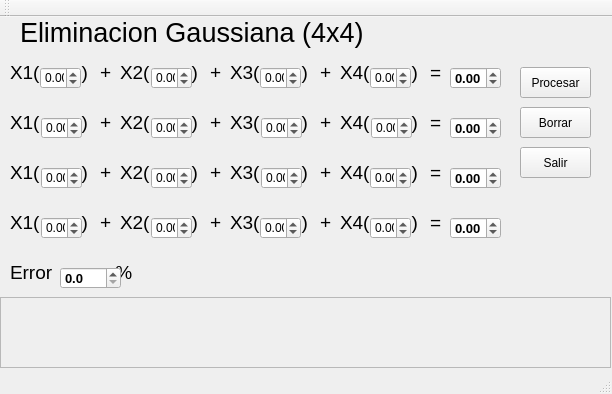
<?xml version="1.0" encoding="UTF-8"?>
<ui version="4.0">
 <class>GaussSeidel</class>
 <widget class="QMainWindow" name="GaussSeidel">
  <property name="geometry">
   <rect>
    <x>0</x>
    <y>0</y>
    <width>612</width>
    <height>394</height>
   </rect>
  </property>
  <property name="windowTitle">
   <string>GaussSeidel</string>
  </property>
  <widget class="QWidget" name="centralWidget">
   <widget class="QLabel" name="label_5">
    <property name="geometry">
     <rect>
      <x>120</x>
      <y>40</y>
      <width>111</width>
      <height>31</height>
     </rect>
    </property>
    <property name="font">
     <font>
      <pointsize>14</pointsize>
     </font>
    </property>
    <property name="text">
     <string>X2(        )</string>
    </property>
    <property name="textFormat">
     <enum>Qt::AutoText</enum>
    </property>
   </widget>
   <widget class="QDoubleSpinBox" name="d1">
    <property name="geometry">
     <rect>
      <x>370</x>
      <y>50</y>
      <width>41</width>
      <height>22</height>
     </rect>
    </property>
    <property name="minimum">
     <double>-99.989999999999995</double>
    </property>
   </widget>
   <widget class="QLabel" name="label_25">
    <property name="geometry">
     <rect>
      <x>210</x>
      <y>90</y>
      <width>16</width>
      <height>31</height>
     </rect>
    </property>
    <property name="font">
     <font>
      <pointsize>14</pointsize>
     </font>
    </property>
    <property name="text">
     <string>+</string>
    </property>
    <property name="textFormat">
     <enum>Qt::AutoText</enum>
    </property>
   </widget>
   <widget class="QDoubleSpinBox" name="c3">
    <property name="geometry">
     <rect>
      <x>261</x>
      <y>150</y>
      <width>41</width>
      <height>22</height>
     </rect>
    </property>
    <property name="minimum">
     <double>-99.989999999999995</double>
    </property>
   </widget>
   <widget class="QDoubleSpinBox" name="B">
    <property name="geometry">
     <rect>
      <x>450</x>
      <y>100</y>
      <width>51</width>
      <height>22</height>
     </rect>
    </property>
    <property name="font">
     <font>
      <pointsize>10</pointsize>
      <weight>75</weight>
      <bold>true</bold>
     </font>
    </property>
    <property name="minimum">
     <double>-99.989999999999995</double>
    </property>
   </widget>
   <widget class="QPushButton" name="salir">
    <property name="geometry">
     <rect>
      <x>520</x>
      <y>130</y>
      <width>71</width>
      <height>31</height>
     </rect>
    </property>
    <property name="text">
     <string>Salir</string>
    </property>
   </widget>
   <widget class="QLabel" name="label_18">
    <property name="geometry">
     <rect>
      <x>340</x>
      <y>90</y>
      <width>111</width>
      <height>31</height>
     </rect>
    </property>
    <property name="font">
     <font>
      <pointsize>14</pointsize>
     </font>
    </property>
    <property name="text">
     <string>X4(        )</string>
    </property>
    <property name="textFormat">
     <enum>Qt::AutoText</enum>
    </property>
   </widget>
   <widget class="QLabel" name="label_28">
    <property name="geometry">
     <rect>
      <x>210</x>
      <y>190</y>
      <width>16</width>
      <height>31</height>
     </rect>
    </property>
    <property name="font">
     <font>
      <pointsize>14</pointsize>
     </font>
    </property>
    <property name="text">
     <string>+</string>
    </property>
    <property name="textFormat">
     <enum>Qt::AutoText</enum>
    </property>
   </widget>
   <widget class="QDoubleSpinBox" name="a4">
    <property name="geometry">
     <rect>
      <x>41</x>
      <y>200</y>
      <width>41</width>
      <height>22</height>
     </rect>
    </property>
    <property name="minimum">
     <double>-99.989999999999995</double>
    </property>
   </widget>
   <widget class="QLabel" name="label_11">
    <property name="geometry">
     <rect>
      <x>230</x>
      <y>140</y>
      <width>111</width>
      <height>31</height>
     </rect>
    </property>
    <property name="font">
     <font>
      <pointsize>14</pointsize>
     </font>
    </property>
    <property name="text">
     <string>X3(        )</string>
    </property>
    <property name="textFormat">
     <enum>Qt::AutoText</enum>
    </property>
   </widget>
   <widget class="QDoubleSpinBox" name="b1">
    <property name="geometry">
     <rect>
      <x>151</x>
      <y>50</y>
      <width>41</width>
      <height>22</height>
     </rect>
    </property>
    <property name="minimum">
     <double>-99.989999999999995</double>
    </property>
   </widget>
   <widget class="QLabel" name="label_12">
    <property name="geometry">
     <rect>
      <x>230</x>
      <y>190</y>
      <width>111</width>
      <height>31</height>
     </rect>
    </property>
    <property name="font">
     <font>
      <pointsize>14</pointsize>
     </font>
    </property>
    <property name="text">
     <string>X3(        )</string>
    </property>
    <property name="textFormat">
     <enum>Qt::AutoText</enum>
    </property>
   </widget>
   <widget class="QDoubleSpinBox" name="b4">
    <property name="geometry">
     <rect>
      <x>151</x>
      <y>200</y>
      <width>41</width>
      <height>22</height>
     </rect>
    </property>
    <property name="minimum">
     <double>-99.989999999999995</double>
    </property>
   </widget>
   <widget class="QDoubleSpinBox" name="a2">
    <property name="geometry">
     <rect>
      <x>41</x>
      <y>100</y>
      <width>41</width>
      <height>22</height>
     </rect>
    </property>
    <property name="minimum">
     <double>-99.989999999999995</double>
    </property>
   </widget>
   <widget class="QLabel" name="label">
    <property name="enabled">
     <bool>true</bool>
    </property>
    <property name="geometry">
     <rect>
      <x>10</x>
      <y>40</y>
      <width>91</width>
      <height>31</height>
     </rect>
    </property>
    <property name="font">
     <font>
      <pointsize>14</pointsize>
     </font>
    </property>
    <property name="text">
     <string>X1(        )</string>
    </property>
    <property name="textFormat">
     <enum>Qt::AutoText</enum>
    </property>
   </widget>
   <widget class="QLabel" name="label_23">
    <property name="geometry">
     <rect>
      <x>100</x>
      <y>90</y>
      <width>16</width>
      <height>31</height>
     </rect>
    </property>
    <property name="font">
     <font>
      <pointsize>14</pointsize>
     </font>
    </property>
    <property name="text">
     <string>+</string>
    </property>
    <property name="textFormat">
     <enum>Qt::AutoText</enum>
    </property>
   </widget>
   <widget class="QLabel" name="label_8">
    <property name="geometry">
     <rect>
      <x>120</x>
      <y>140</y>
      <width>111</width>
      <height>31</height>
     </rect>
    </property>
    <property name="font">
     <font>
      <pointsize>14</pointsize>
     </font>
    </property>
    <property name="text">
     <string>X2(        )</string>
    </property>
    <property name="textFormat">
     <enum>Qt::AutoText</enum>
    </property>
   </widget>
   <widget class="QLabel" name="label_9">
    <property name="geometry">
     <rect>
      <x>230</x>
      <y>40</y>
      <width>111</width>
      <height>31</height>
     </rect>
    </property>
    <property name="font">
     <font>
      <pointsize>14</pointsize>
     </font>
    </property>
    <property name="text">
     <string>X3(        )</string>
    </property>
    <property name="textFormat">
     <enum>Qt::AutoText</enum>
    </property>
   </widget>
   <widget class="QDoubleSpinBox" name="b3">
    <property name="geometry">
     <rect>
      <x>151</x>
      <y>150</y>
      <width>41</width>
      <height>22</height>
     </rect>
    </property>
    <property name="minimum">
     <double>-99.989999999999995</double>
    </property>
   </widget>
   <widget class="QPushButton" name="procesar">
    <property name="geometry">
     <rect>
      <x>520</x>
      <y>50</y>
      <width>71</width>
      <height>31</height>
     </rect>
    </property>
    <property name="text">
     <string>Procesar</string>
    </property>
   </widget>
   <widget class="QLabel" name="label_7">
    <property name="geometry">
     <rect>
      <x>120</x>
      <y>190</y>
      <width>111</width>
      <height>31</height>
     </rect>
    </property>
    <property name="font">
     <font>
      <pointsize>14</pointsize>
     </font>
    </property>
    <property name="text">
     <string>X2(        )</string>
    </property>
    <property name="textFormat">
     <enum>Qt::AutoText</enum>
    </property>
   </widget>
   <widget class="QLabel" name="label_6">
    <property name="geometry">
     <rect>
      <x>120</x>
      <y>90</y>
      <width>111</width>
      <height>31</height>
     </rect>
    </property>
    <property name="font">
     <font>
      <pointsize>14</pointsize>
     </font>
    </property>
    <property name="text">
     <string>X2(        )</string>
    </property>
    <property name="textFormat">
     <enum>Qt::AutoText</enum>
    </property>
   </widget>
   <widget class="QLabel" name="label_35">
    <property name="geometry">
     <rect>
      <x>430</x>
      <y>140</y>
      <width>16</width>
      <height>31</height>
     </rect>
    </property>
    <property name="font">
     <font>
      <pointsize>14</pointsize>
     </font>
    </property>
    <property name="text">
     <string>=</string>
    </property>
    <property name="textFormat">
     <enum>Qt::AutoText</enum>
    </property>
   </widget>
   <widget class="QLabel" name="label_24">
    <property name="geometry">
     <rect>
      <x>100</x>
      <y>40</y>
      <width>16</width>
      <height>31</height>
     </rect>
    </property>
    <property name="font">
     <font>
      <pointsize>14</pointsize>
     </font>
    </property>
    <property name="text">
     <string>+</string>
    </property>
    <property name="textFormat">
     <enum>Qt::AutoText</enum>
    </property>
   </widget>
   <widget class="QLabel" name="label_38">
    <property name="geometry">
     <rect>
      <x>10</x>
      <y>240</y>
      <width>171</width>
      <height>31</height>
     </rect>
    </property>
    <property name="font">
     <font>
      <pointsize>14</pointsize>
      <weight>50</weight>
      <bold>false</bold>
     </font>
    </property>
    <property name="text">
     <string>Error            %</string>
    </property>
    <property name="textFormat">
     <enum>Qt::AutoText</enum>
    </property>
   </widget>
   <widget class="QLabel" name="label_30">
    <property name="geometry">
     <rect>
      <x>320</x>
      <y>40</y>
      <width>16</width>
      <height>31</height>
     </rect>
    </property>
    <property name="font">
     <font>
      <pointsize>14</pointsize>
     </font>
    </property>
    <property name="text">
     <string>+</string>
    </property>
    <property name="textFormat">
     <enum>Qt::AutoText</enum>
    </property>
   </widget>
   <widget class="QDoubleSpinBox" name="D">
    <property name="enabled">
     <bool>true</bool>
    </property>
    <property name="geometry">
     <rect>
      <x>450</x>
      <y>200</y>
      <width>51</width>
      <height>22</height>
     </rect>
    </property>
    <property name="font">
     <font>
      <pointsize>10</pointsize>
      <weight>75</weight>
      <bold>true</bold>
      <kerning>true</kerning>
     </font>
    </property>
    <property name="toolTipDuration">
     <number>-1</number>
    </property>
    <property name="minimum">
     <double>-99.989999999999995</double>
    </property>
   </widget>
   <widget class="QDoubleSpinBox" name="a1">
    <property name="geometry">
     <rect>
      <x>40</x>
      <y>50</y>
      <width>41</width>
      <height>22</height>
     </rect>
    </property>
    <property name="toolTipDuration">
     <number>1</number>
    </property>
    <property name="minimum">
     <double>-99.989999999999995</double>
    </property>
   </widget>
   <widget class="QLabel" name="label_19">
    <property name="geometry">
     <rect>
      <x>340</x>
      <y>140</y>
      <width>111</width>
      <height>31</height>
     </rect>
    </property>
    <property name="font">
     <font>
      <pointsize>14</pointsize>
     </font>
    </property>
    <property name="text">
     <string>X4(        )</string>
    </property>
    <property name="textFormat">
     <enum>Qt::AutoText</enum>
    </property>
   </widget>
   <widget class="QDoubleSpinBox" name="d3">
    <property name="geometry">
     <rect>
      <x>370</x>
      <y>150</y>
      <width>41</width>
      <height>22</height>
     </rect>
    </property>
    <property name="minimum">
     <double>-99.989999999999995</double>
    </property>
   </widget>
   <widget class="QLabel" name="label_37">
    <property name="geometry">
     <rect>
      <x>20</x>
      <y>0</y>
      <width>361</width>
      <height>31</height>
     </rect>
    </property>
    <property name="font">
     <font>
      <pointsize>20</pointsize>
     </font>
    </property>
    <property name="text">
     <string>Eliminacion Gaussiana (4x4)</string>
    </property>
    <property name="textFormat">
     <enum>Qt::AutoText</enum>
    </property>
   </widget>
   <widget class="QLabel" name="label_10">
    <property name="geometry">
     <rect>
      <x>230</x>
      <y>90</y>
      <width>111</width>
      <height>31</height>
     </rect>
    </property>
    <property name="font">
     <font>
      <pointsize>14</pointsize>
     </font>
    </property>
    <property name="text">
     <string>X3(        )</string>
    </property>
    <property name="textFormat">
     <enum>Qt::AutoText</enum>
    </property>
   </widget>
   <widget class="QLabel" name="label_32">
    <property name="geometry">
     <rect>
      <x>320</x>
      <y>190</y>
      <width>16</width>
      <height>31</height>
     </rect>
    </property>
    <property name="font">
     <font>
      <pointsize>14</pointsize>
     </font>
    </property>
    <property name="text">
     <string>+</string>
    </property>
    <property name="textFormat">
     <enum>Qt::AutoText</enum>
    </property>
   </widget>
   <widget class="QTextEdit" name="Texto">
    <property name="enabled">
     <bool>false</bool>
    </property>
    <property name="geometry">
     <rect>
      <x>0</x>
      <y>280</y>
      <width>611</width>
      <height>71</height>
     </rect>
    </property>
    <property name="font">
     <font>
      <pointsize>11</pointsize>
      <weight>75</weight>
      <italic>false</italic>
      <bold>true</bold>
      <underline>false</underline>
      <kerning>true</kerning>
     </font>
    </property>
    <property name="toolTipDuration">
     <number>-1</number>
    </property>
   </widget>
   <widget class="QLabel" name="label_22">
    <property name="geometry">
     <rect>
      <x>100</x>
      <y>140</y>
      <width>16</width>
      <height>31</height>
     </rect>
    </property>
    <property name="font">
     <font>
      <pointsize>14</pointsize>
     </font>
    </property>
    <property name="text">
     <string>+</string>
    </property>
    <property name="textFormat">
     <enum>Qt::AutoText</enum>
    </property>
   </widget>
   <widget class="QLabel" name="label_26">
    <property name="geometry">
     <rect>
      <x>210</x>
      <y>40</y>
      <width>16</width>
      <height>31</height>
     </rect>
    </property>
    <property name="font">
     <font>
      <pointsize>14</pointsize>
     </font>
    </property>
    <property name="text">
     <string>+</string>
    </property>
    <property name="textFormat">
     <enum>Qt::AutoText</enum>
    </property>
   </widget>
   <widget class="QLabel" name="label_29">
    <property name="geometry">
     <rect>
      <x>320</x>
      <y>90</y>
      <width>16</width>
      <height>31</height>
     </rect>
    </property>
    <property name="font">
     <font>
      <pointsize>14</pointsize>
     </font>
    </property>
    <property name="text">
     <string>+</string>
    </property>
    <property name="textFormat">
     <enum>Qt::AutoText</enum>
    </property>
   </widget>
   <widget class="QDoubleSpinBox" name="A">
    <property name="geometry">
     <rect>
      <x>450</x>
      <y>50</y>
      <width>51</width>
      <height>22</height>
     </rect>
    </property>
    <property name="font">
     <font>
      <pointsize>10</pointsize>
      <weight>75</weight>
      <bold>true</bold>
     </font>
    </property>
    <property name="minimum">
     <double>-99.989999999999995</double>
    </property>
   </widget>
   <widget class="QLabel" name="label_2">
    <property name="enabled">
     <bool>true</bool>
    </property>
    <property name="geometry">
     <rect>
      <x>10</x>
      <y>90</y>
      <width>91</width>
      <height>31</height>
     </rect>
    </property>
    <property name="font">
     <font>
      <pointsize>14</pointsize>
     </font>
    </property>
    <property name="text">
     <string>X1(        )</string>
    </property>
    <property name="textFormat">
     <enum>Qt::AutoText</enum>
    </property>
   </widget>
   <widget class="QLabel" name="label_3">
    <property name="enabled">
     <bool>true</bool>
    </property>
    <property name="geometry">
     <rect>
      <x>10</x>
      <y>140</y>
      <width>91</width>
      <height>31</height>
     </rect>
    </property>
    <property name="font">
     <font>
      <pointsize>14</pointsize>
     </font>
    </property>
    <property name="text">
     <string>X1(        )</string>
    </property>
    <property name="textFormat">
     <enum>Qt::AutoText</enum>
    </property>
   </widget>
   <widget class="QLabel" name="label_17">
    <property name="geometry">
     <rect>
      <x>340</x>
      <y>40</y>
      <width>111</width>
      <height>31</height>
     </rect>
    </property>
    <property name="font">
     <font>
      <pointsize>14</pointsize>
     </font>
    </property>
    <property name="text">
     <string>X4(        )</string>
    </property>
    <property name="textFormat">
     <enum>Qt::AutoText</enum>
    </property>
   </widget>
   <widget class="QLabel" name="label_33">
    <property name="geometry">
     <rect>
      <x>430</x>
      <y>40</y>
      <width>16</width>
      <height>31</height>
     </rect>
    </property>
    <property name="font">
     <font>
      <pointsize>14</pointsize>
     </font>
    </property>
    <property name="text">
     <string>=</string>
    </property>
    <property name="textFormat">
     <enum>Qt::AutoText</enum>
    </property>
   </widget>
   <widget class="QDoubleSpinBox" name="a3">
    <property name="geometry">
     <rect>
      <x>41</x>
      <y>150</y>
      <width>41</width>
      <height>22</height>
     </rect>
    </property>
    <property name="minimum">
     <double>-99.989999999999995</double>
    </property>
   </widget>
   <widget class="QDoubleSpinBox" name="Err">
    <property name="enabled">
     <bool>true</bool>
    </property>
    <property name="geometry">
     <rect>
      <x>60</x>
      <y>250</y>
      <width>61</width>
      <height>22</height>
     </rect>
    </property>
    <property name="font">
     <font>
      <pointsize>10</pointsize>
      <weight>75</weight>
      <bold>true</bold>
      <kerning>true</kerning>
     </font>
    </property>
    <property name="toolTipDuration">
     <number>-1</number>
    </property>
    <property name="decimals">
     <number>1</number>
    </property>
    <property name="minimum">
     <double>0.000000000000000</double>
    </property>
   </widget>
   <widget class="QDoubleSpinBox" name="c4">
    <property name="geometry">
     <rect>
      <x>260</x>
      <y>200</y>
      <width>41</width>
      <height>22</height>
     </rect>
    </property>
    <property name="minimum">
     <double>-99.989999999999995</double>
    </property>
   </widget>
   <widget class="QLabel" name="label_20">
    <property name="geometry">
     <rect>
      <x>340</x>
      <y>190</y>
      <width>111</width>
      <height>31</height>
     </rect>
    </property>
    <property name="font">
     <font>
      <pointsize>14</pointsize>
      <weight>50</weight>
      <bold>false</bold>
     </font>
    </property>
    <property name="text">
     <string>X4(        )</string>
    </property>
    <property name="textFormat">
     <enum>Qt::AutoText</enum>
    </property>
   </widget>
   <widget class="QDoubleSpinBox" name="c2">
    <property name="geometry">
     <rect>
      <x>261</x>
      <y>100</y>
      <width>41</width>
      <height>22</height>
     </rect>
    </property>
    <property name="minimum">
     <double>-99.989999999999995</double>
    </property>
   </widget>
   <widget class="QDoubleSpinBox" name="c1">
    <property name="geometry">
     <rect>
      <x>260</x>
      <y>50</y>
      <width>41</width>
      <height>22</height>
     </rect>
    </property>
    <property name="minimum">
     <double>-99.989999999999995</double>
    </property>
   </widget>
   <widget class="QLabel" name="label_34">
    <property name="geometry">
     <rect>
      <x>430</x>
      <y>90</y>
      <width>16</width>
      <height>31</height>
     </rect>
    </property>
    <property name="font">
     <font>
      <pointsize>14</pointsize>
     </font>
    </property>
    <property name="text">
     <string>=</string>
    </property>
    <property name="textFormat">
     <enum>Qt::AutoText</enum>
    </property>
   </widget>
   <widget class="QDoubleSpinBox" name="b2">
    <property name="geometry">
     <rect>
      <x>151</x>
      <y>100</y>
      <width>41</width>
      <height>22</height>
     </rect>
    </property>
    <property name="minimum">
     <double>-99.989999999999995</double>
    </property>
   </widget>
   <widget class="QDoubleSpinBox" name="d4">
    <property name="geometry">
     <rect>
      <x>370</x>
      <y>200</y>
      <width>41</width>
      <height>22</height>
     </rect>
    </property>
    <property name="font">
     <font>
      <weight>50</weight>
      <bold>false</bold>
     </font>
    </property>
    <property name="showGroupSeparator" stdset="0">
     <bool>false</bool>
    </property>
    <property name="minimum">
     <double>-99.989999999999995</double>
    </property>
   </widget>
   <widget class="QLabel" name="label_4">
    <property name="enabled">
     <bool>true</bool>
    </property>
    <property name="geometry">
     <rect>
      <x>10</x>
      <y>190</y>
      <width>91</width>
      <height>31</height>
     </rect>
    </property>
    <property name="font">
     <font>
      <pointsize>14</pointsize>
     </font>
    </property>
    <property name="text">
     <string>X1(        )</string>
    </property>
    <property name="textFormat">
     <enum>Qt::AutoText</enum>
    </property>
   </widget>
   <widget class="QLabel" name="label_27">
    <property name="geometry">
     <rect>
      <x>210</x>
      <y>140</y>
      <width>16</width>
      <height>31</height>
     </rect>
    </property>
    <property name="font">
     <font>
      <pointsize>14</pointsize>
     </font>
    </property>
    <property name="text">
     <string>+</string>
    </property>
    <property name="textFormat">
     <enum>Qt::AutoText</enum>
    </property>
   </widget>
   <widget class="QDoubleSpinBox" name="d2">
    <property name="geometry">
     <rect>
      <x>371</x>
      <y>100</y>
      <width>41</width>
      <height>22</height>
     </rect>
    </property>
    <property name="minimum">
     <double>-99.989999999999995</double>
    </property>
   </widget>
   <widget class="QDoubleSpinBox" name="C">
    <property name="geometry">
     <rect>
      <x>450</x>
      <y>150</y>
      <width>51</width>
      <height>22</height>
     </rect>
    </property>
    <property name="font">
     <font>
      <pointsize>10</pointsize>
      <weight>75</weight>
      <bold>true</bold>
     </font>
    </property>
    <property name="minimum">
     <double>-99.989999999999995</double>
    </property>
   </widget>
   <widget class="QLabel" name="label_31">
    <property name="geometry">
     <rect>
      <x>320</x>
      <y>140</y>
      <width>16</width>
      <height>31</height>
     </rect>
    </property>
    <property name="font">
     <font>
      <pointsize>14</pointsize>
     </font>
    </property>
    <property name="text">
     <string>+</string>
    </property>
    <property name="textFormat">
     <enum>Qt::AutoText</enum>
    </property>
   </widget>
   <widget class="QPushButton" name="borrar">
    <property name="geometry">
     <rect>
      <x>520</x>
      <y>90</y>
      <width>71</width>
      <height>31</height>
     </rect>
    </property>
    <property name="text">
     <string>Borrar</string>
    </property>
   </widget>
   <widget class="QLabel" name="label_36">
    <property name="geometry">
     <rect>
      <x>430</x>
      <y>190</y>
      <width>16</width>
      <height>31</height>
     </rect>
    </property>
    <property name="font">
     <font>
      <pointsize>14</pointsize>
     </font>
    </property>
    <property name="text">
     <string>=</string>
    </property>
    <property name="textFormat">
     <enum>Qt::AutoText</enum>
    </property>
   </widget>
   <widget class="QLabel" name="label_21">
    <property name="geometry">
     <rect>
      <x>100</x>
      <y>190</y>
      <width>16</width>
      <height>31</height>
     </rect>
    </property>
    <property name="font">
     <font>
      <pointsize>14</pointsize>
     </font>
    </property>
    <property name="text">
     <string>+</string>
    </property>
    <property name="textFormat">
     <enum>Qt::AutoText</enum>
    </property>
   </widget>
   <zorder>label_7</zorder>
   <zorder>label_20</zorder>
   <zorder>label_18</zorder>
   <zorder>label_5</zorder>
   <zorder>label_33</zorder>
   <zorder>label_6</zorder>
   <zorder>label_34</zorder>
   <zorder>label_9</zorder>
   <zorder>label_11</zorder>
   <zorder>label</zorder>
   <zorder>label_2</zorder>
   <zorder>label_17</zorder>
   <zorder>label_8</zorder>
   <zorder>label_10</zorder>
   <zorder>label_12</zorder>
   <zorder>label_3</zorder>
   <zorder>label_4</zorder>
   <zorder>label_38</zorder>
   <zorder>label_19</zorder>
   <zorder>d1</zorder>
   <zorder>label_25</zorder>
   <zorder>c3</zorder>
   <zorder>B</zorder>
   <zorder>salir</zorder>
   <zorder>label_28</zorder>
   <zorder>a4</zorder>
   <zorder>b1</zorder>
   <zorder>b4</zorder>
   <zorder>a2</zorder>
   <zorder>label_23</zorder>
   <zorder>b3</zorder>
   <zorder>procesar</zorder>
   <zorder>label_35</zorder>
   <zorder>label_24</zorder>
   <zorder>label_30</zorder>
   <zorder>D</zorder>
   <zorder>a1</zorder>
   <zorder>d3</zorder>
   <zorder>label_37</zorder>
   <zorder>label_32</zorder>
   <zorder>Texto</zorder>
   <zorder>label_22</zorder>
   <zorder>label_26</zorder>
   <zorder>label_29</zorder>
   <zorder>A</zorder>
   <zorder>a3</zorder>
   <zorder>Err</zorder>
   <zorder>c4</zorder>
   <zorder>c2</zorder>
   <zorder>c1</zorder>
   <zorder>b2</zorder>
   <zorder>d4</zorder>
   <zorder>label_27</zorder>
   <zorder>d2</zorder>
   <zorder>C</zorder>
   <zorder>label_31</zorder>
   <zorder>borrar</zorder>
   <zorder>label_36</zorder>
   <zorder>label_21</zorder>
  </widget>
  <widget class="QMenuBar" name="menuBar">
   <property name="geometry">
    <rect>
     <x>0</x>
     <y>0</y>
     <width>612</width>
     <height>21</height>
    </rect>
   </property>
  </widget>
  <widget class="QToolBar" name="mainToolBar">
   <attribute name="toolBarArea">
    <enum>TopToolBarArea</enum>
   </attribute>
   <attribute name="toolBarBreak">
    <bool>false</bool>
   </attribute>
  </widget>
  <widget class="QStatusBar" name="statusBar"/>
 </widget>
 <layoutdefault spacing="6" margin="11"/>
 <tabstops>
  <tabstop>a1</tabstop>
  <tabstop>b1</tabstop>
  <tabstop>c1</tabstop>
  <tabstop>d1</tabstop>
  <tabstop>A</tabstop>
  <tabstop>a2</tabstop>
  <tabstop>b2</tabstop>
  <tabstop>c2</tabstop>
  <tabstop>d2</tabstop>
  <tabstop>B</tabstop>
  <tabstop>a3</tabstop>
  <tabstop>b3</tabstop>
  <tabstop>c3</tabstop>
  <tabstop>d3</tabstop>
  <tabstop>C</tabstop>
  <tabstop>a4</tabstop>
  <tabstop>b4</tabstop>
  <tabstop>c4</tabstop>
  <tabstop>d4</tabstop>
  <tabstop>D</tabstop>
  <tabstop>Err</tabstop>
  <tabstop>procesar</tabstop>
  <tabstop>borrar</tabstop>
  <tabstop>Texto</tabstop>
  <tabstop>salir</tabstop>
 </tabstops>
 <resources/>
 <connections/>
</ui>
